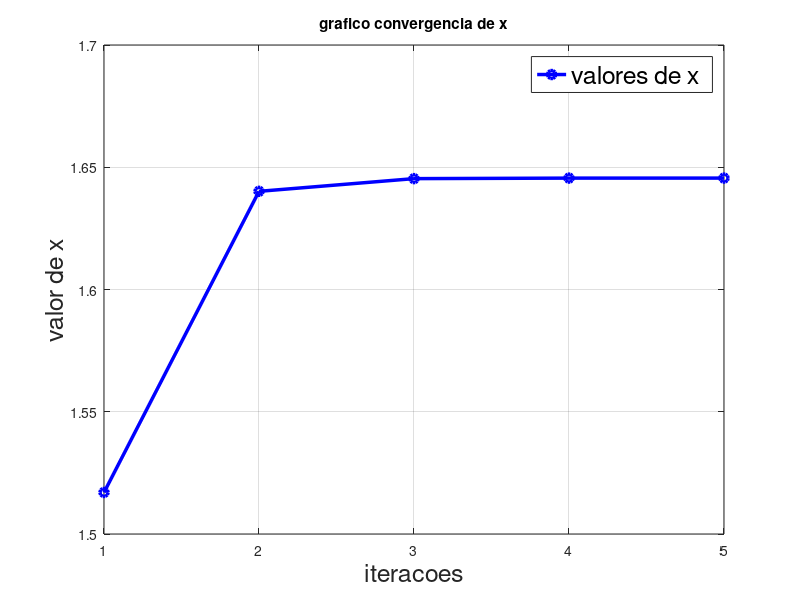
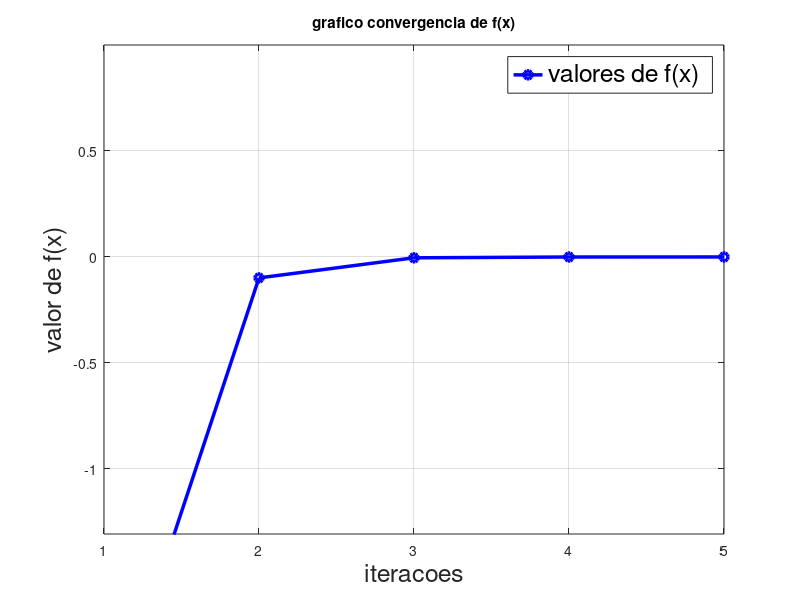
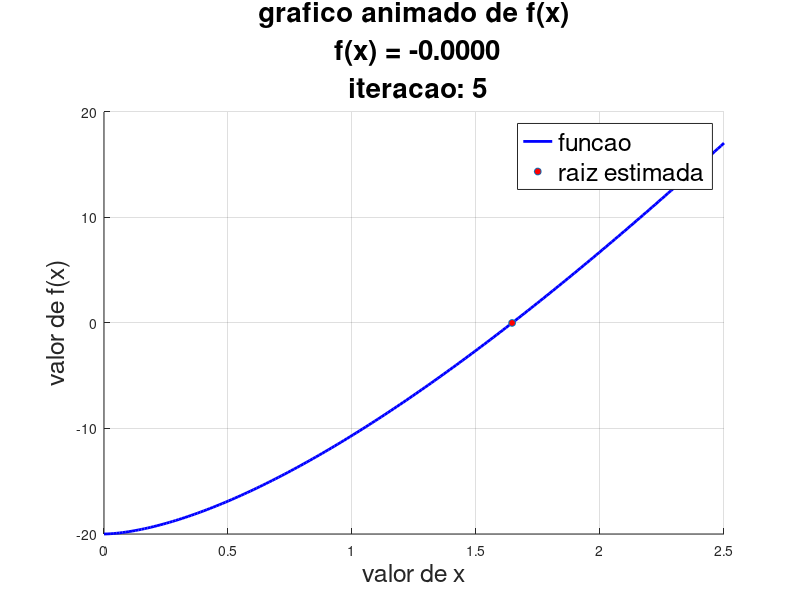

These figures' MATLAB source, in order:
function termodinamica ()
  xI = 0.1;
  xS = 2.0;

  maxIteracoes= 1000;

  tolerancia = 10^-4;


  [xr, iteracoesFeitas, todosX, todosFx] = falsaPosicao (maxIteracoes, xI, xS, tolerancia)

  for cont = 1 : iteracoesFeitas
    fprintf('x = %.4f | f(x) = %.4f\n', todosX(cont), todosFx(cont));
  end

  graficoConvergenciaX (todosX, iteracoesFeitas);
  graficoConvergenciaFx (todosFx, iteracoesFeitas);
  graficoAnimado (todosX, xI, xS, iteracoesFeitas);

endfunction

function f = funcao (x)
  f = (1/0.03) .* (10.*x) .* ((10.*x) ./ (10 + 2.*x)).^(2/3) * (0.001)^(1/2) - 20;
endfunction

function [xr, iteracoesFeitas, todosX, todosFx] = falsaPosicao (maxIteracoes, xI, xS, tolerancia)
  xr = inf;

  todosX = zeros(1, maxIteracoes);
  todosFx = zeros(1, maxIteracoes);

  for iteracoesFeitas = 1 : maxIteracoes
    antigoXR = xr;

    xr = xS - funcao(xS) * (xI - xS) / (funcao(xI) - funcao(xS));
    todosFx(iteracoesFeitas) = funcao(xr);
    todosX(iteracoesFeitas) = xr;

    if abs(xr - antigoXR) < tolerancia
      break
    end

    if funcao(xI) * funcao(xr) < 0
        xS= xr;
            else xI = xr;
    end

  endfor

  todosFx= todosFx(1: iteracoesFeitas);
  todosX= todosX(1: iteracoesFeitas);

endfunction

function graficoConvergenciaX (todosX, iteracoesFeitas)

  figure(1);

  plot(todosX, '-bo', 'linewidth', 2.5);
  xlim([1 iteracoesFeitas]);

  titulo= sprintf('grafico convergencia de x', 'fontsize', 20);
  title(titulo);
  xlabel('iteracoes','fontsize', 18);
  ylabel('valor de x', 'fontsize', 18);
  legend('valores de x', 'fontsize', 18);
  grid on;

endfunction

function graficoConvergenciaFx (todosFx, iteracoesFeitas)

  figure(2);

  plot(todosFx, '-bo', 'linewidth', 2.5);
  xlim([1 iteracoesFeitas]);
  ylim([min(todosFx)+1 max(todosFx)+1]);

  titulo= sprintf('grafico convergencia de f(x)', 'fontsize', 20);
  title(titulo);
  xlabel('iteracoes','fontsize', 18);
  ylabel('valor de f(x)', 'fontsize', 18);
  legend('valores de f(x)', 'fontsize', 18);
  grid on;

endfunction

function graficoAnimado (todosX, xI, xS, iteracoesFeitas)
    figure(3);

    for cont = 1 : iteracoesFeitas
        clf;
        hold on;

        curva = linspace(0, 2.5, 200);
        plot(curva, funcao(curva), 'b-', 'linewidth', 2.0);

        plot(todosX(cont), funcao(todosX(cont)), 'o', 'markersize', 5.0, 'markerfacecolor', 'r');
        hold off;

        titulo= sprintf('grafico animado de f(x)\n f(x) = %.4f\n iteracao: %d', funcao(todosX(cont)), cont);
        title(titulo, 'fontsize', 20);
        xlabel('valor de x','fontsize', 18);
        ylabel('valor de f(x)', 'fontsize', 18);
        legend('funcao', 'raiz estimada', 'fontsize', 18);
        grid on;
        pause(1.0);
    end

endfunction

